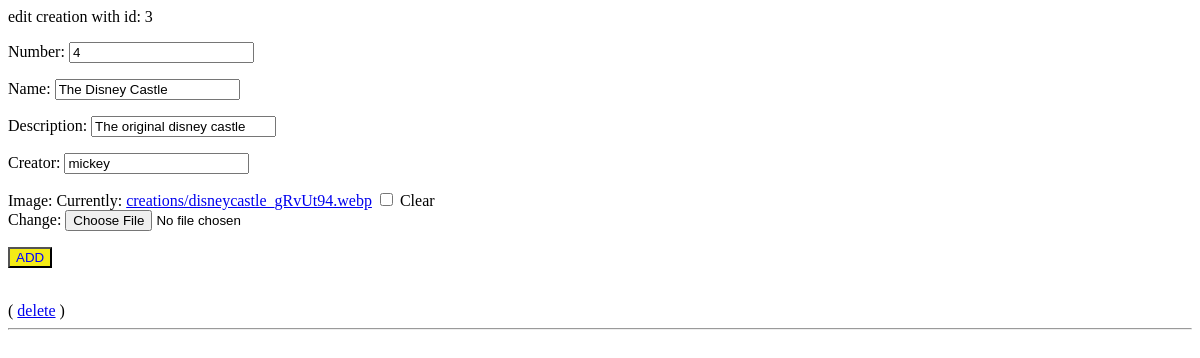
Page /voting/edit/3/ on the earlier database version.
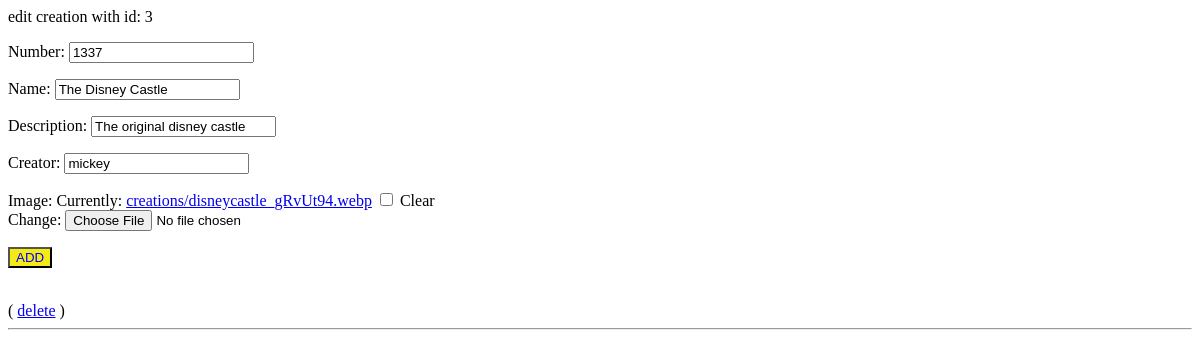
Same page on the later database version.
### voting/models.py (models this page shows, shortened)
class Creation(models.Model):
    name = models.CharField(max_length=200)
    description = models.CharField(max_length=200)
    creator = models.CharField(max_length=200)
    image = models.ImageField(
        upload_to='creations/', null=True, blank=True)
    number = models.IntegerField(unique=True)

### voting/views.py (the view)
class CreationUpdateView(UpdateView):
    model = Creation
    form_class = CreationForm
    template_name = 'voting/edit.html'
    success_url = reverse_lazy('voting:allcreations')

### voting/forms.py
class CreationForm(ModelForm):
    class Meta:
        model = Creation
        fields = ['number', 'name', 'description', 'creator', 'image']

### voting/templates/voting/edit.html (shortened to what this page needs)
edit creation with id: {{creation.id}}
<form method="POST" method="post" accept-charset="utf-8" enctype="multipart/form-data">
    {{form.as_p}}
    <button style="background-color:#F4EB16; color:blue" class="btn btn-outline-info" type="submit">ADD</button>
</form>
( <a href="{% url 'voting:delete' creation.id %}">delete</a> )
<hr>

Differences in the rows shown:
changed Creation "The Disney Castle": number "4" → "1337"
